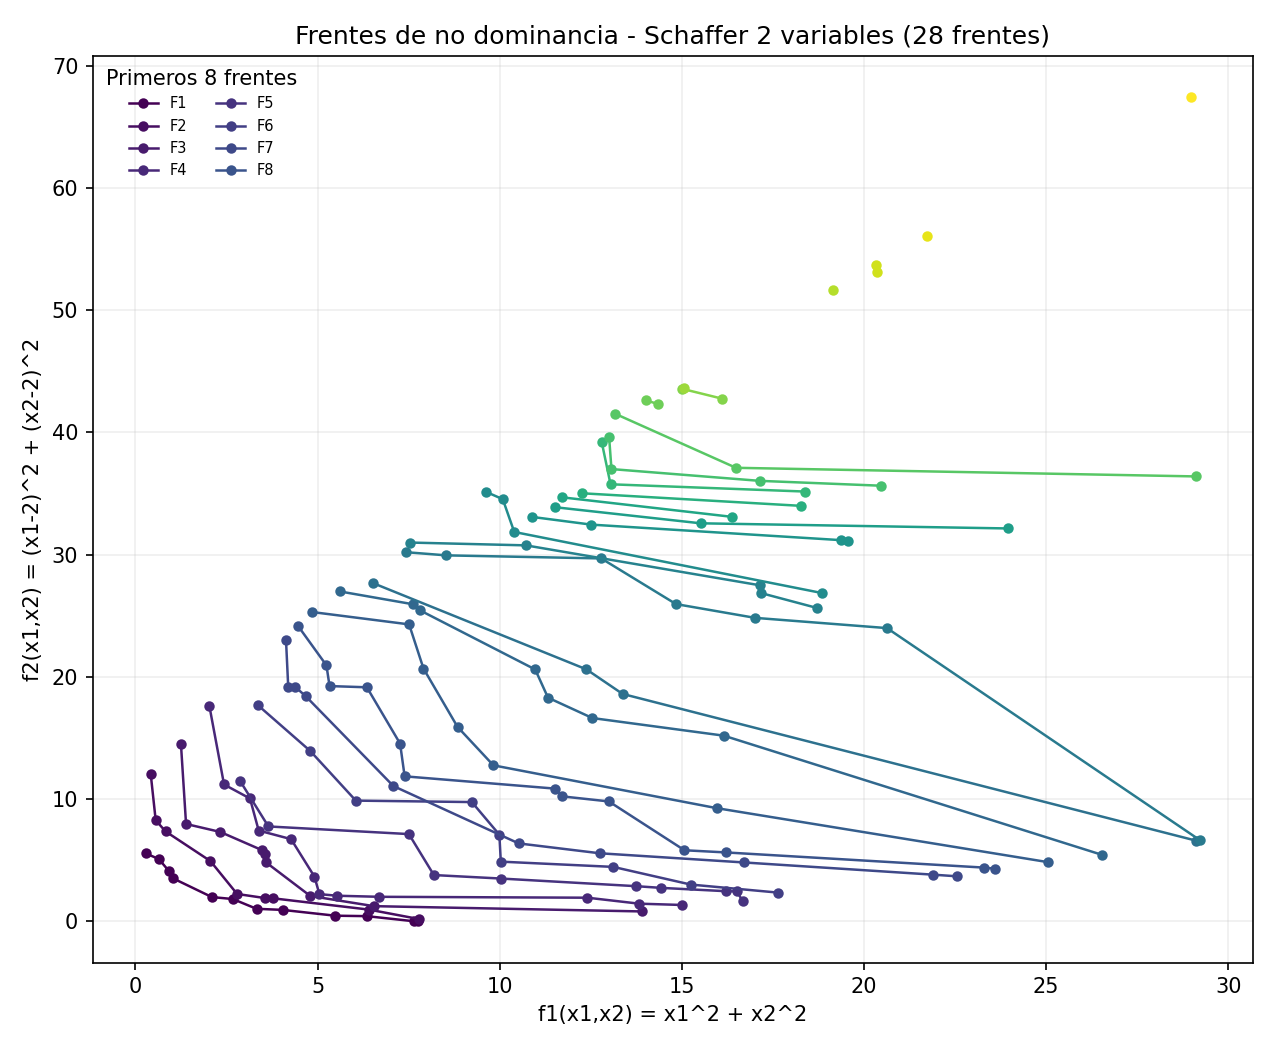

Python code for this plot:
import random
import matplotlib.pyplot as plt


def dominancia(a, b):
    bandera = 0
    i = 0
    while i < len(a) and a[i] <= b[i]:
        if a[i] < b[i]:  # minimizar
            bandera = 1  # mejor en algun objetivo
        i += 1

    if bandera == 1 and i >= len(a):  # aqui se cumple porque i termina en i=len(a)
        return True
    else:
        return False  # compare


def schaffer2(x1, x2):
    f1 = x1 ** 2 + x2 ** 2
    f2 = (x1 - 2) ** 2 + (x2 - 2) ** 2
    return f1, f2


def fast_nondominated_sort(poblacion):
    # poblacion: lista de soluciones [f1, f2, ...extra]
    # devuelve una lista de frentes, cada frente es una lista de indices
    n = len(poblacion)
    dominados_por = [[] for _ in range(n)]  # Sp: a quienes domina p
    contador_dominacion = [0] * n           # np: cuantos dominan a p

    frentes = [[]]

    for p in range(n):
        for q in range(n):
            if p == q:
                continue
            if dominancia(poblacion[p][:2], poblacion[q][:2]):
                dominados_por[p].append(q)
            elif dominancia(poblacion[q][:2], poblacion[p][:2]):
                contador_dominacion[p] += 1

        if contador_dominacion[p] == 0:
            frentes[0].append(p)

    i = 0
    while len(frentes[i]) > 0:
        siguiente_frente = []
        for p in frentes[i]:
            for q in dominados_por[p]:
                contador_dominacion[q] -= 1
                if contador_dominacion[q] == 0:
                    siguiente_frente.append(q)
        i += 1
        frentes.append(siguiente_frente)

    frentes.pop()  # el ultimo frente queda vacio
    return frentes


if __name__ == "__main__":
    print("Fast non-dominated sort - funcion de Schaffer (2 variables)")

    poblacion = []
    for _ in range(150):
        x1 = random.uniform(-4, 4)
        x2 = random.uniform(-4, 4)
        f1, f2 = schaffer2(x1, x2)
        poblacion.append([f1, f2, x1, x2])

    frentes = fast_nondominated_sort(poblacion)

    for i in range(len(frentes)):
        print(f"F{i + 1}: {len(frentes[i])} soluciones")
        for idx in frentes[i]:
            sol = poblacion[idx]
            print(f"  f1={sol[0]:.4f}  f2={sol[1]:.4f}  x1={sol[2]:.4f}  x2={sol[3]:.4f}")

    colores = plt.cm.viridis([i / max(1, len(frentes) - 1) for i in range(len(frentes))])
    max_leyenda = 8  # solo se etiquetan los primeros frentes para no saturar la leyenda

    fig, ax = plt.subplots(figsize=(8.5, 7))

    for i in range(len(frentes)):
        puntos = [poblacion[idx] for idx in frentes[i]]
        puntos.sort(key=lambda p: p[0])
        etiqueta = f"F{i + 1}" if i < max_leyenda else None
        ax.plot(
            [p[0] for p in puntos], [p[1] for p in puntos],
            color=colores[i], linewidth=1.2, marker="o", markersize=4,
            label=etiqueta,
        )

    ax.set_xlabel("f1(x1,x2) = x1^2 + x2^2")
    ax.set_ylabel("f2(x1,x2) = (x1-2)^2 + (x2-2)^2")
    ax.set_title(f"Frentes de no dominancia - Schaffer 2 variables ({len(frentes)} frentes)")
    ax.grid(True, alpha=0.2)
    ax.legend(frameon=False, ncol=2, fontsize=7, title=f"Primeros {max_leyenda} frentes")
    fig.tight_layout()
    fig.savefig("frentes_schaffer_2var.png", dpi=150)
    plt.show()
